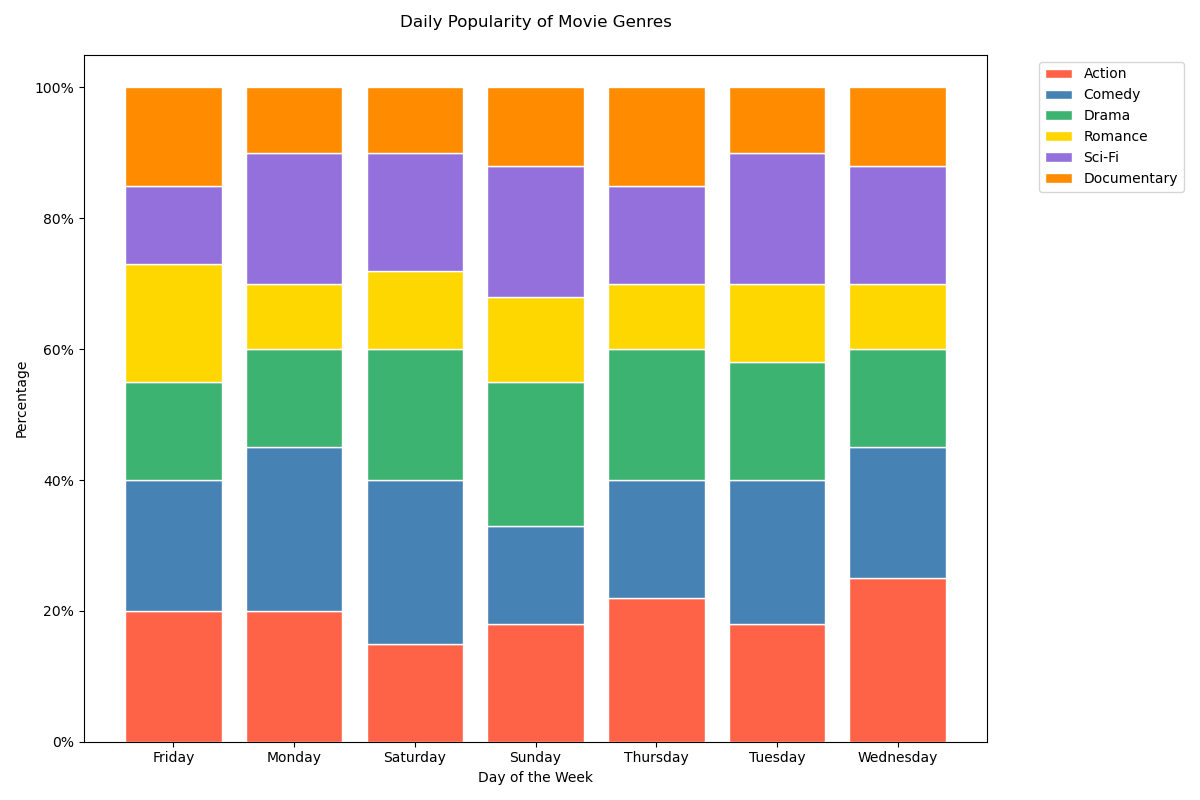

The Python source for this figure:

import seaborn as sns
import matplotlib.pyplot as plt
import pandas as pd

data = [
    {'Day': 'Monday', 'Action': 0.20, 'Comedy': 0.25, 'Drama': 0.15, 'Romance': 0.10, 'Sci-Fi': 0.20, 'Documentary': 0.10},
    {'Day': 'Tuesday', 'Action': 0.18, 'Comedy': 0.22, 'Drama': 0.18, 'Romance': 0.12, 'Sci-Fi': 0.20, 'Documentary': 0.10},
    {'Day': 'Wednesday', 'Action': 0.25, 'Comedy': 0.20, 'Drama': 0.15, 'Romance': 0.10, 'Sci-Fi': 0.18, 'Documentary': 0.12},
    {'Day': 'Thursday', 'Action': 0.22, 'Comedy': 0.18, 'Drama': 0.20, 'Romance': 0.10, 'Sci-Fi': 0.15, 'Documentary': 0.15},
    {'Day': 'Friday', 'Action': 0.20, 'Comedy': 0.20, 'Drama': 0.15, 'Romance': 0.18, 'Sci-Fi': 0.12, 'Documentary': 0.15},
    {'Day': 'Saturday', 'Action': 0.15, 'Comedy': 0.25, 'Drama': 0.20, 'Romance': 0.12, 'Sci-Fi': 0.18, 'Documentary': 0.10},
    {'Day': 'Sunday', 'Action': 0.18, 'Comedy': 0.15, 'Drama': 0.22, 'Romance': 0.13, 'Sci-Fi': 0.20, 'Documentary': 0.12}
]

df = pd.DataFrame(data)
df.set_index('Day', inplace=True)
df.sort_index(inplace=True)
cumsum_df = df.cumsum(axis=1)

fig, ax = plt.subplots(figsize=(12, 8))
colors = ['#FF6347', '#4682B4', '#3CB371', '#FFD700', '#9370DB', '#FF8C00']
width = 0.8

for i, col in enumerate(df.columns):
    ax.bar(df.index, df[col], bottom=cumsum_df[col] - df[col], color=colors[i], edgecolor='white', width=width)

plt.xticks(rotation=0)
plt.yticks(ticks=[0, 0.2, 0.4, 0.6, 0.8, 1], labels=['0%', '20%', '40%', '60%', '80%', '100%'])
plt.xlabel('Day of the Week')
plt.ylabel('Percentage')
plt.title('Daily Popularity of Movie Genres', pad=20)
plt.legend(df.columns, bbox_to_anchor=(1.05, 1), loc='upper left')
plt.tight_layout()
plt.show()
